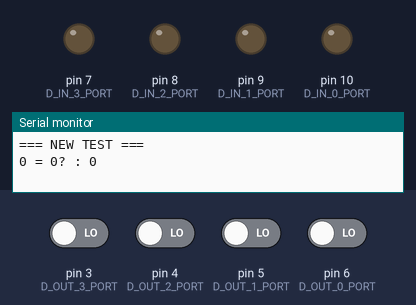
Bench run of a sketch on a simulated Arduino Uno, built with avr-gcc and run on an emulated ATmega328P. Parts: output pins drawn as LEDs (lit = HIGH), the last lines printed to the serial monitor. The inputs (shaded band) are chosen by the test bench; at power-on: pin 3 (D_OUT_3_PORT), pin 4 (D_OUT_2_PORT), pin 5 (D_OUT_1_PORT), pin 6 (D_OUT_0_PORT) LOW. Pins used as bus, display or sensor lines are not drawn.

Above: at 0.1 s.
At 1.6 s:
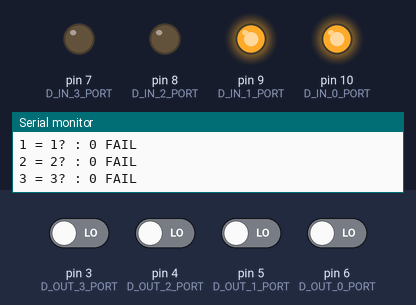
At 2.6 s:
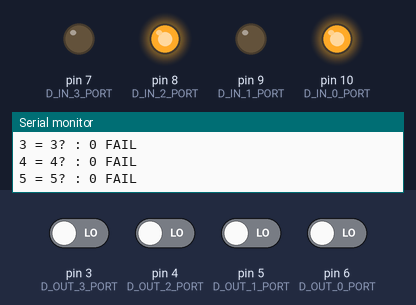
At 3.6 s:
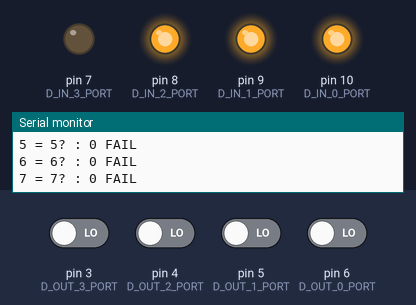
At 5.6 s:
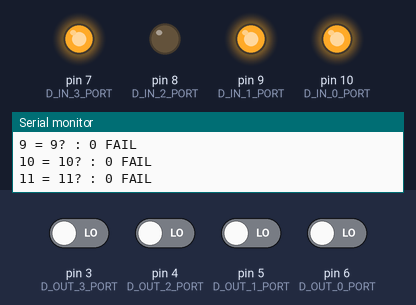
At 7.6 s:
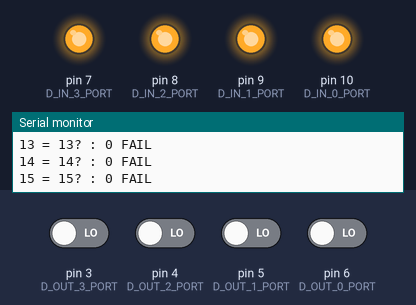
Timing chart, 0 to 9.1 s (numbered marks = the images above):
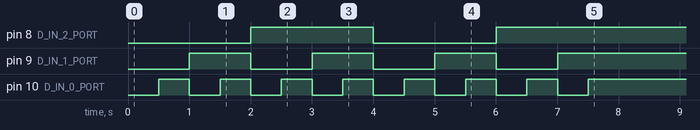

The sketch:

4_bit_register.ino
```cpp
#define CLOCK_PORT 13
#define D_IN_EN_PORT 12
#define D_OUT_EN_PORT 11

#define D_IN_0_PORT 10
#define D_IN_1_PORT 9
#define D_IN_2_PORT 8
#define D_IN_3_PORT 7

#define D_OUT_0_PORT 6
#define D_OUT_1_PORT 5
#define D_OUT_2_PORT 4
#define D_OUT_3_PORT 3

char buffer[1024];

void SendD(int d) {
  digitalWrite(D_IN_0_PORT, (d >> 0) & 1);
  digitalWrite(D_IN_1_PORT, (d >> 1) & 1);
  digitalWrite(D_IN_2_PORT, (d >> 2) & 1);
  digitalWrite(D_IN_3_PORT, (d >> 3) & 1);

  digitalWrite(D_IN_EN_PORT, HIGH);
  digitalWrite(CLOCK_PORT, HIGH);
  digitalWrite(CLOCK_PORT, LOW);
  digitalWrite(D_IN_EN_PORT, LOW);
}

int ReadD() {
  digitalWrite(D_OUT_EN_PORT, HIGH);
  int d = (digitalRead(D_OUT_0_PORT) << 0) |
          (digitalRead(D_OUT_1_PORT) << 1) |
          (digitalRead(D_OUT_2_PORT) << 2) |
          (digitalRead(D_OUT_3_PORT) << 3);
  digitalWrite(D_OUT_EN_PORT, LOW);
  return d;
}

void Test(int d) {
  SendD(d);
  int expected_d = d;
  int actual_d = ReadD();

  sprintf(buffer, "%d = %d? : %d ", d, expected_d, actual_d);
  Serial.print(buffer);
  if (actual_d != expected_d) { Serial.print("FAIL"); }
  Serial.println();
}

void TestAll() {
  for (int d = 0; d < 1 << 4; d++) {
    Test(d);
    delay(500);
  }
}

void setup() {
  pinMode(D_IN_EN_PORT, OUTPUT);
  pinMode(D_OUT_EN_PORT, OUTPUT);
  pinMode(CLOCK_PORT, OUTPUT);

  pinMode(D_IN_0_PORT, OUTPUT);
  pinMode(D_IN_1_PORT, OUTPUT);
  pinMode(D_IN_2_PORT, OUTPUT);
  pinMode(D_IN_3_PORT, OUTPUT);

  pinMode(D_OUT_0_PORT, INPUT);
  pinMode(D_OUT_1_PORT, INPUT);
  pinMode(D_OUT_2_PORT, INPUT);
  pinMode(D_OUT_3_PORT, INPUT);

  digitalWrite(D_IN_EN_PORT, LOW);
  digitalWrite(D_OUT_EN_PORT, LOW);
  digitalWrite(CLOCK_PORT, LOW);
  digitalWrite(D_IN_0_PORT, LOW);
  digitalWrite(D_IN_1_PORT, LOW);
  digitalWrite(D_IN_2_PORT, LOW);
  digitalWrite(D_IN_3_PORT, LOW);

  Serial.begin(115200);
  Serial.println("=== NEW TEST ===");
  TestAll();
}

void loop() {}
```
